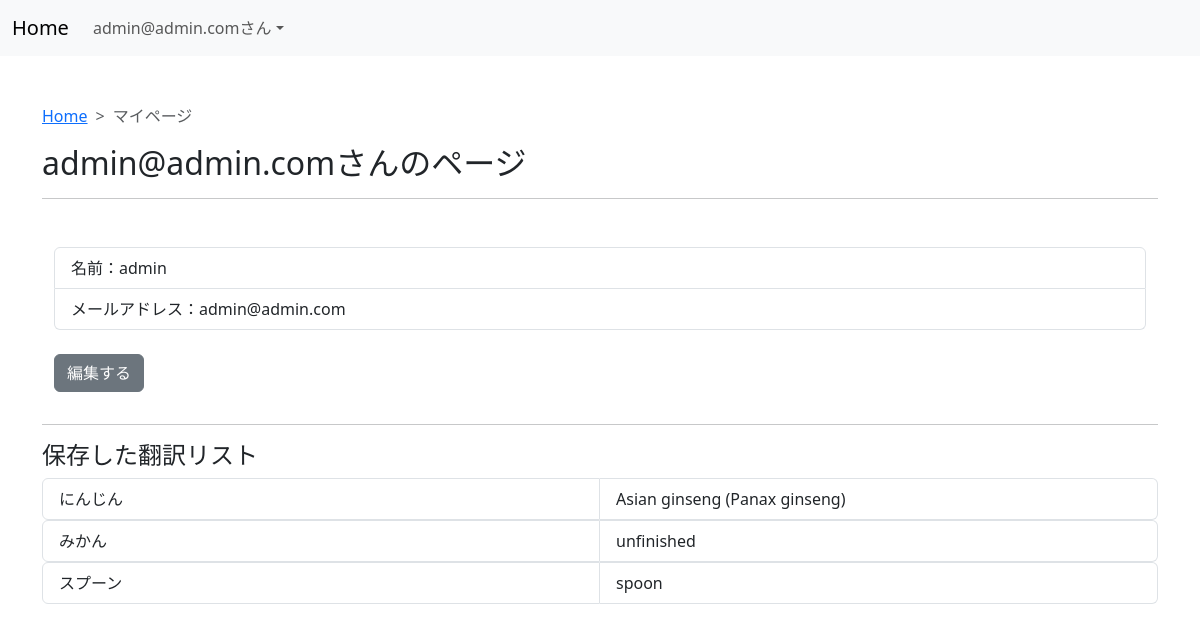
Page /accounts/mypage/1/ (signed in) on the earlier database version.
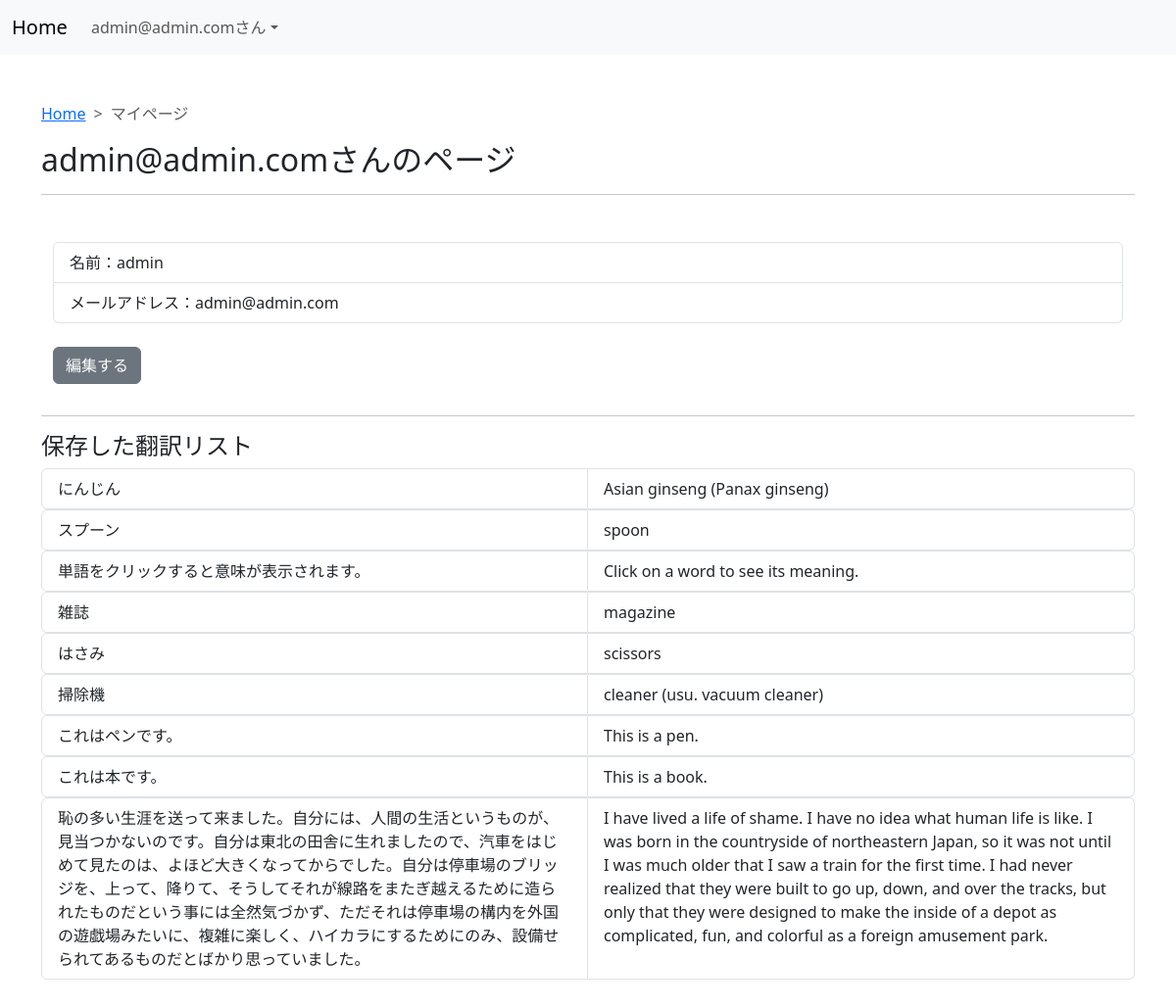
Same page on the later database version.
### users/models.py (models this page shows, shortened)
class CustomUser(AbstractBaseUser, PermissionsMixin):
    username = models.CharField(_("username"), max_length=150,)
    email = models.EmailField(_("email address"), unique=True)
    is_staff = models.BooleanField(_("staff status"), default=False)
    is_active = models.BooleanField(_("active"), default=True)
    date_joined = models.DateTimeField(_("date joined"), default=timezone.now)
    objects = UserManager()
    EMAIL_FIELD = "email"
    USERNAME_FIELD = "email"
    REQUIRED_FIELDS = ["username"]
    class Meta:
        verbose_name = _("user")
        verbose_name_plural = _("users")

### translation/models.py (models this page shows, shortened)
class Translation(models.Model):
    user = models.ForeignKey(get_user_model(), verbose_name='ユーザー', on_delete=models.CASCADE)
    text_ja = models.TextField(verbose_name='テキスト日本語')
    text_en = models.TextField(verbose_name='テキスト英語')
    audio_file = models.FileField(upload_to='media/')
    created_at = models.DateTimeField(auto_now_add=True)

### users/views.py (the view)
# urls.py: path('mypage/<int:pk>/', views.MypageView.as_view(), name='mypage'),
class MypageView(LoginRequiredMixin, ListView):
    model = CustomUser
    template_name = 'accounts/mypage.html'
    def get_context_data(self, *args, **kwargs):
        context = super().get_context_data(**kwargs)
        context['translated'] = Translation.objects.filter(user=self.request.user)
        return context

### templates/accounts/mypage.html (shortened to what this page needs)
{% extends 'base.html' %}
{% block content %}
{% include 'header.html' %}
<div class="container my-5">
    <nav style="--bs-breadcrumb-divider: '>';" aria-label="breadcrumb">
        <ol class="breadcrumb">
            <li class="breadcrumb-item"><a href="{% url 'translation:save_transcription' %}">Home</a></li>
            <li class="breadcrumb-item active" aria-current="page">マイページ</li>
        </ol>
    </nav>
    <h2>{{ user }}さんのページ</h2>
    <hr>
    <div class="container my-3">
        <div class="col-md-12 mt-5">
            <ul class="list-group">
                <li class="list-group-item">名前：{{ user.username }}</li>
                <li class="list-group-item">メールアドレス：{{ user.email }}</li>
            </ul>
            <br>
            <a class="btn btn-secondary mb-3" href="{% url 'users:mypage_edit' user.pk %}" role="button">編集する</a>
        </div>
    </div>
    <hr>
    <h4>保存した翻訳リスト</h4>
    {% for text in translated %}
    <ul class="list-group list-group-horizontal">
        <li class="list-group-item col-md-6">{{ text.text_ja }}</li>
        <li class="list-group-item col-md-6">{{ text.text_en }}</li>
    </ul>
    {% endfor %}
{% endblock content %}

### templates/base.html (shortened to what this page needs)
<!doctype html>
<html lang="ja">
    <head>
        <link href="https://cdn.jsdelivr.net/npm/bootstrap@5.3.2/dist/css/bootstrap.min.css" rel="stylesheet">
    </head>
    <body>
        {% block content %}
        {% endblock content %}
    </body>
</html>

### templates/header.html (shortened to what this page needs)
<nav class="navbar navbar-expand-lg bg-body-tertiary">
    <div class="container-fluid">
        <a class="navbar-brand" href="{% url 'translation:save_transcription' %}">Home</a>
        <div class="collapse navbar-collapse" id="navbarNavDropdown">
            <ul class="navbar-nav">
                {% if user.is_authenticated %}
                <li class="nav-item dropdown">
                    <a class="nav-link dropdown-toggle" role="button" data-bs-toggle="dropdown" aria-expanded="false">{{ user }}さん</a>
                </li>
                {% endif %}
            </ul>
        </div>
    </div>
</nav>

Differences in the rows shown:
removed Translation: text_ja "みかん", text_en "unfinished"
added Translation: text_ja "単語をクリックすると意味が表示されます。", text_en "Click on a word to see its meaning."
added Translation: text_ja "雑誌", text_en "magazine"
added Translation: text_ja "はさみ", text_en "scissors"
added Translation: text_ja "掃除機", text_en "cleaner (usu. vacuum cleaner)"
added Translation: text_ja "これはペンです。", text_en "This is a pen."
added Translation: text_ja "これは本です。", text_en "This is a book."
added Translation: text_ja "恥の多い生涯を送って来ました。自分には、人間の生活というものが、見当つかないのです。自分は東北の田舎に生れましたので、汽車をはじめて見たのは、よほど大きくなってからでした。自分は停車場のブリッジを、上って、降りて、そうしてそれが線路をまたぎ越えるために造られたものだという事には全然気づかず、ただそれは停車場の構内を外国の遊戯場みたいに、複雑に楽しく、ハイカラにするためにのみ、設備せられてあるものだとばかり思っていました。", text_en "I have lived a life of shame. I have no idea what human life is like. I was born in the countryside of northeastern Japan, so it was not until I was much older that I saw a train for the first time. I had never realized that they were built to go up, down, and over the tracks, but only that they were designed to make the inside of a depot as complicated, fun, and colorful as a foreign amusement park."
